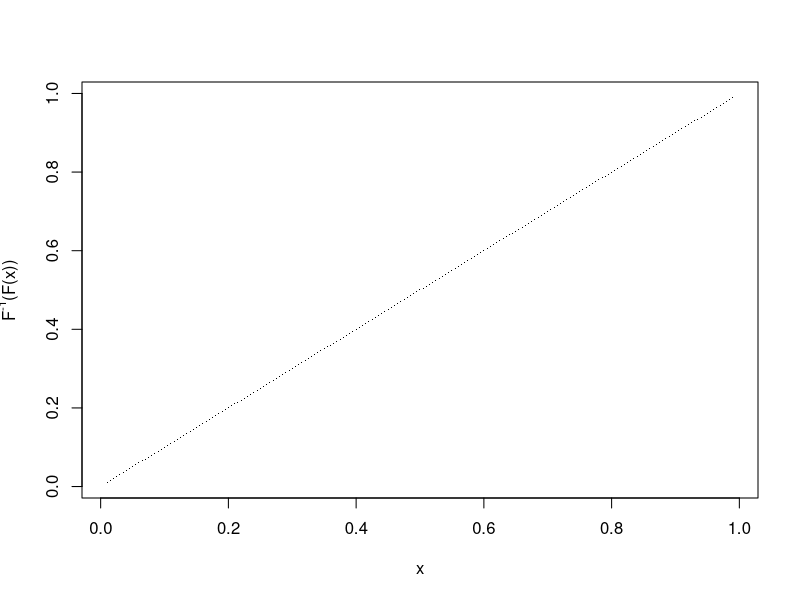
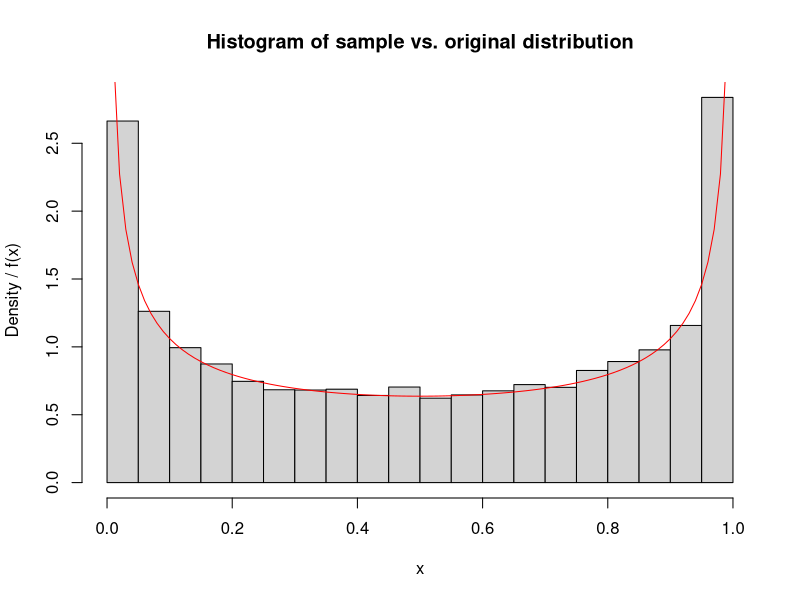
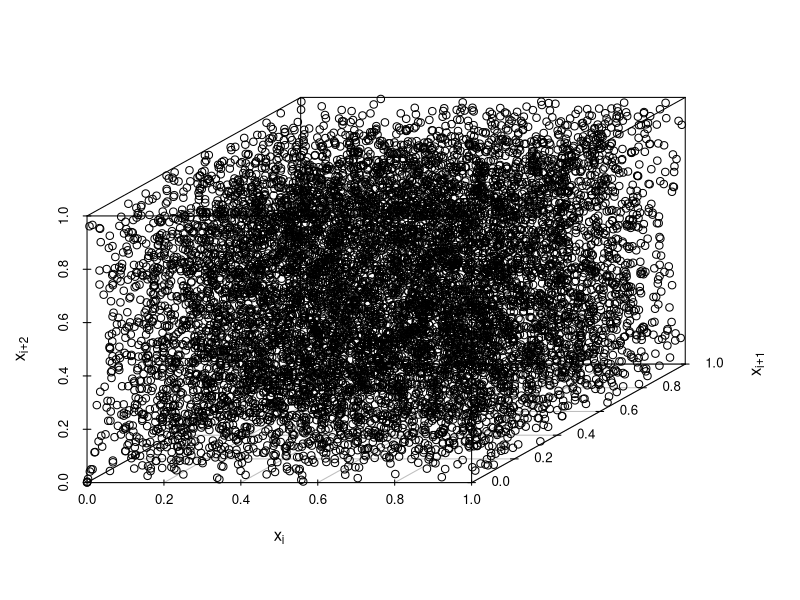

Generate these figures, in order, with R:
## ---- chunk 1
knitr::opts_chunk$set(echo = TRUE)
## ---- chunk 2
# Function to sample from
f <- function(x){
  return(2/pi*asin(sqrt(x)))
}

# Inverse
f_inv <- function(y){
  return(sin(pi/2 * y)^2)
}

# Plot Inv(F(x)) against x
x <- seq(from=0.01, to=0.99, by=0.005)
y <- f_inv(f(x))
plot(x=x, y=y, xlab="x", ylab=expression(paste("F"^"-1","(F(x))")), pch=".")
## ---- chunk 3
# Use the inverse to sample n points from f(x)
n <- 1e4
y <- runif(n, min=0.01, max=0.99)
fx_gen <- f_inv(y)

# Values of the target distribution
x <- seq(0.01, 0.99, 0.01)
fx <- 1/(pi*sqrt(x*(1-x)))


hist(fx_gen, probability=TRUE, xlab="x", ylab="Density / f(x)",
     main="Histogram of sample vs. original distribution")
lines(x,fx, col="red")
## ---- chunk 4
# Implementation of a linear congruential random number generator
rand <- function(a,m, n, seed=1){
  tmp <- rep(seed, times=n)
  for(i in 2:n){
    tmp[i] <- (a * tmp[i-1]) %% m
  }
  return(tmp)
}

# Generate random numbers
results <- array(dim=c(3,1e4))

results[1,] <- rand(7^5,2^(31)-1, 1e4)
results[2,] <- rand(19, 6788793, 1e4)
results[3,] <- rand(65539, 2^(31), 1e4)

# Calculate mean values and variances
means <- apply(results, 1, mean)
vars <- apply(results, 1, var)

for(i in 1:3){
  print(paste("Mean value: ", means[i], "  Variance: ", vars[i]))
}
## ---- chunk 5
library(scatterplot3d)
ind <- c(1:9998)
set1 <- results[1,]/(2^(31)-1)
set2 <- results[2,]/(6788793)
set3 <- results[3,]/(2^(31))
scatterplot3d(x=set3[ind],y=set3[ind+1],z=set3[ind+2], angle=40 , xlab=expression("x"[i]),
              ylab=expression("x"[i+1]), zlab=expression("x"[i+2]))
